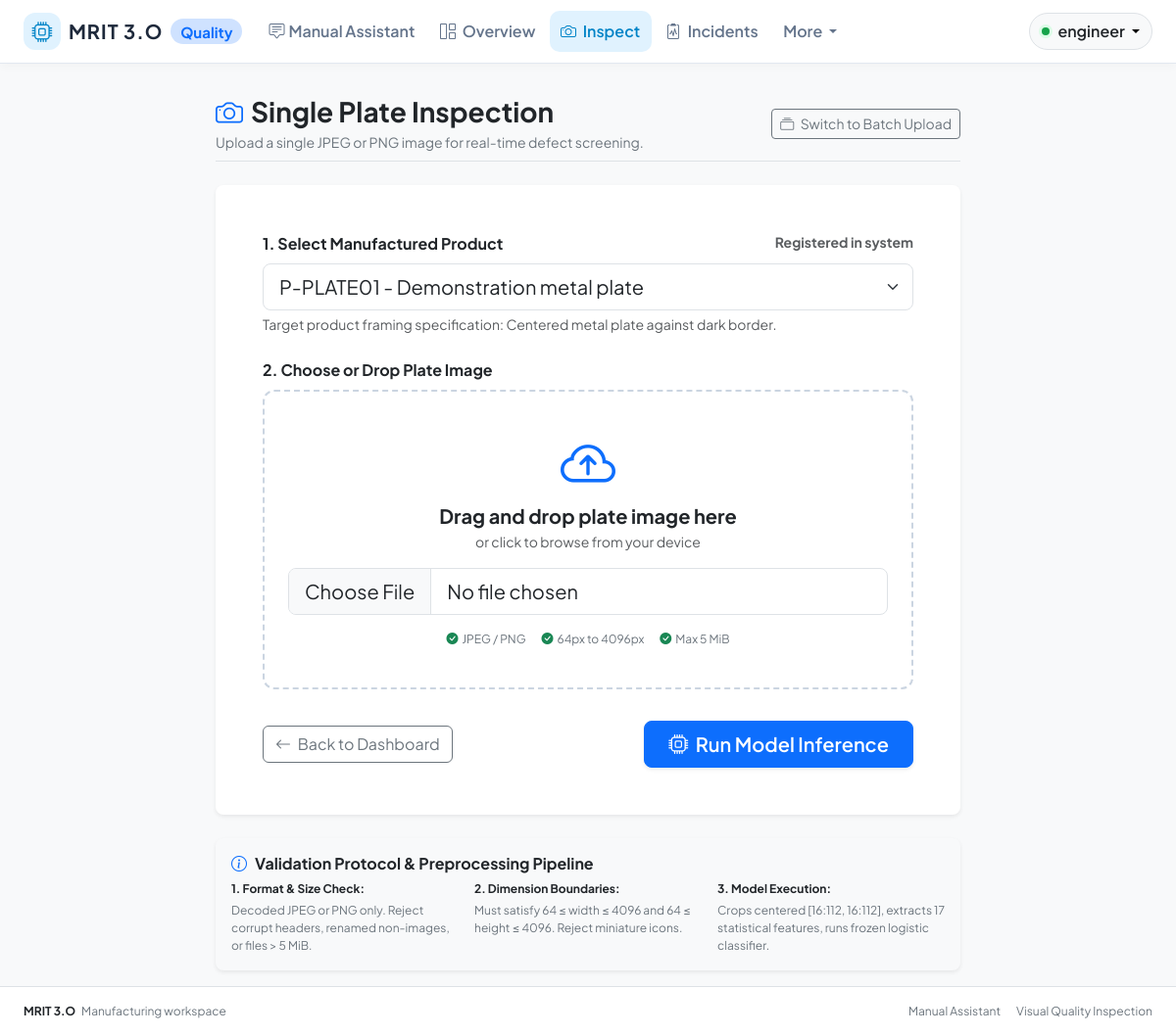
The page /quality/inspect/single/ (signed in) on the database its author committed.
### core/models.py (models this page shows, shortened)
class User(AbstractUser):
    ROLE_ADMIN = 'admin'
    ROLE_ENGINEER = 'engineer'
    ROLE_SUPERVISOR = 'supervisor'
    ROLE_CHOICES = (
        ('admin', 'Administrator'),
        ('engineer', 'Engineer'),
        ('supervisor', 'Supervisor'),
    )
    role = models.CharField(max_length=20, choices=ROLE_CHOICES, default='engineer')
    has_ai_access = models.BooleanField(default=True)
    department = models.CharField(max_length=100, blank=True, default='Manufacturing')
    @property
    def is_admin_role(self):
        return self.role == 'admin' or self.is_superuser
    def get_role_display(self):
        return {'admin': 'Administrator', 'engineer': 'Engineer', 'supervisor': 'Supervisor'}.get(self.role, self.role.title())

### apps/products/models.py (models this page shows)
class Product(models.Model):
    product_id = models.CharField(max_length=64, primary_key=True, help_text='Unique Product Code, e.g., P-PLATE01')
    product_name = models.CharField(max_length=255, help_text='Descriptive product title')
    description = models.TextField(blank=True, help_text='Product specification or inspection guide')
    is_active = models.BooleanField(default=True)
    created_at = models.DateTimeField(auto_now_add=True)
    updated_at = models.DateTimeField(auto_now=True)
    class Meta:
        ordering = ['product_id']
        verbose_name = 'Manufactured Product'
        verbose_name_plural = 'Manufactured Products'
    def __str__(self):
        return f"{self.product_id} - {self.product_name}"

### apps/inspections/views.py (the view)
# urls.py: path('inspect/single/', views.single_inspect_view, name='single_inspect'),
@login_required
def single_inspect_view(request):
    if request.method == 'POST':
        form = SingleInspectionUploadForm(request.POST, request.FILES)
        if form.is_valid():
            product = form.cleaned_data['product']
            image_file = form.cleaned_data['image']
            inspection = Inspection.objects.create(
                product=product,
                submitter=request.user,
                original_filename=image_file.name,
                image=image_file,
                file_size=image_file.size,
                status=Inspection.STATUS_QUEUED
            )
            execute_inspection_logic(inspection.id)
            inspection.refresh_from_db()
            if inspection.status == Inspection.STATUS_COMPLETED:
                messages.success(request, f"Inspection completed! Classification: {inspection.original_predicted_class} (Confidence: {int(inspection.confidence * 100)}%)")
            else:
                messages.warning(request, f"Inspection rejected: {inspection.failure_reason}")
            return redirect('inspections:detail', pk=inspection.id)
        else:
            messages.error(request, "Please review the upload form errors.")
    else:
        form = SingleInspectionUploadForm()
    return render(request, 'inspections/single_upload.html', {'form': form})

### apps/inspections/forms.py
class SingleInspectionUploadForm(forms.Form):
    product = forms.ModelChoiceField(
        queryset=Product.objects.filter(is_active=True),
        empty_label=None,
        widget=forms.Select(attrs={'class': 'form-select form-select-lg'})
    )
    image = forms.FileField(
        widget=forms.FileInput(attrs={
            'class': 'form-control form-control-lg',
            'accept': 'image/png, image/jpeg',
            'id': 'imageFileInput'
        }),
        help_text='Accepts JPEG or PNG only. Maximum 5 MiB. Minimum dimension 64x64.'
    )

### templates/inspections/single_upload.html (shortened to what this page needs)
{% extends "base.html" %}
{% block content %}
<div class="row justify-content-center">
    <div class="col-12 col-lg-9 col-xl-8">
        <div class="d-flex align-items-center justify-content-between mb-4 pb-2 border-bottom">
            <div>
                <h3 class="fw-bold text-dark mb-1">
                    <i class="bi bi-camera text-primary me-2"></i>Single Plate Inspection
                </h3>
                <p class="text-secondary small mb-0">Upload a single JPEG or PNG image for real-time defect screening.</p>
            </div>
            <a href="{% url 'inspections:batch_inspect' %}" class="btn btn-outline-secondary btn-sm">
                <i class="bi bi-collection me-1"></i> Switch to Batch Upload
            </a>
        </div>
        <div class="card shadow-sm border-0 mb-4">
            <div class="card-body p-4 p-md-5">
                <form method="post" enctype="multipart/form-data" id="singleUploadForm">
                    <div class="mb-4">
                        <label class="form-label fw-bold text-dark d-flex justify-content-between">
                            <span>1. Select Manufactured Product</span>
                            <span class="text-muted small">Registered in system</span>
                        </label>
                        {{ form.product }}
                        <div class="form-text text-muted small">
                            Target product framing specification: Centered metal plate against dark border.
                        </div>
                    </div>
                    <div class="mb-4">
                        <label class="form-label fw-bold text-dark">2. Choose or Drop Plate Image</label>
                        <div class="dropzone-box" id="dropZone">
                            <i class="bi bi-cloud-arrow-up display-4 text-primary mb-2 d-block"></i>
                            <h5 class="fw-bold mb-1">Drag and drop plate image here</h5>
                            <p class="text-muted small mb-3">or click to browse from your device</p>
                            {{ form.image }}
                            <div class="d-flex justify-content-center gap-3 text-secondary fs-xs mt-3">
                                <span><i class="bi bi-check-circle-fill text-success me-1"></i>JPEG / PNG</span>
                                <span><i class="bi bi-check-circle-fill text-success me-1"></i>64px to 4096px</span>
                                <span><i class="bi bi-check-circle-fill text-success me-1"></i>Max 5 MiB</span>
                            </div>
                        </div>
                    </div>
                    <div class="d-flex justify-content-between align-items-center pt-2">
                        <a href="{% url 'inspections:dashboard' %}" class="btn btn-outline-secondary">
                            <i class="bi bi-arrow-left me-1"></i> Back to Dashboard
                        </a>
                        <button type="submit" class="btn btn-primary btn-lg px-4 fw-semibold shadow-sm" id="submitBtn">
                            <i class="bi bi-cpu me-1"></i> Run Model Inference
                        </button>
                    </div>
                </form>
            </div>
        </div>
        <div class="card border-0 bg-light">
            <div class="card-body">
                <h6 class="fw-bold text-dark mb-2"><i class="bi bi-info-circle text-primary me-2"></i>Validation Protocol &amp; Preprocessing Pipeline</h6>
                <div class="row g-3 fs-xs text-secondary">
                    <div class="col-md-4">
                        <strong class="text-dark d-block mb-1">1. Format &amp; Size Check:</strong>
                        Decoded JPEG or PNG only. Reject corrupt headers, renamed non-images, or files &gt; 5 MiB.
                    </div>
                    <div class="col-md-4">
                        <strong class="text-dark d-block mb-1">2. Dimension Boundaries:</strong>
                        Must satisfy 64 &le; width &le; 4096 and 64 &le; height &le; 4096. Reject miniature icons.
                    </div>
                    <div class="col-md-4">
                        <strong class="text-dark d-block mb-1">3. Model Execution:</strong>
                        Crops centered [16:112, 16:112], extracts 17 statistical features, runs frozen logistic classifier.
                    </div>
                </div>
            </div>
        </div>
    </div>
</div>
{% endblock %}

### templates/base.html (shortened to what this page needs)
<!DOCTYPE html>
<html lang="en">
<head>
    <link href="https://cdn.jsdelivr.net/npm/bootstrap@5.3.3/dist/css/bootstrap.min.css" rel="stylesheet">
    <link rel="stylesheet" href="https://cdn.jsdelivr.net/npm/bootstrap-icons@1.11.3/font/bootstrap-icons.min.css">
    <link rel="stylesheet" href="/static/css/custom.css">
</head>
<body class="bg-light d-flex flex-column min-vh-100">
    <nav class="navbar navbar-expand-lg navbar-light bg-white sticky-top py-2 quality-navbar">
        <div class="container-fluid px-4">
            <a class="navbar-brand d-flex align-items-center fw-bold" href="/">
                <span class="brand-mark me-2"><i class="bi bi-cpu"></i></span>
                <span class="fs-5 tracking-wide brand-name">MRIT 3.O</span>
                <span class="badge rounded-pill bg-primary-subtle text-primary ms-2">Quality</span>
            </a>
            <div class="collapse navbar-collapse" id="mainNav">
                {% if user.is_authenticated %}
                <ul class="navbar-nav me-auto mb-2 mb-lg-0 quality-nav-links">
                    <li class="nav-item">
                        <a class="nav-link" href="/"><i class="bi bi-chat-square-text me-1"></i>Manual Assistant</a>
                    </li>
                    <li class="nav-item">
                        <a class="nav-link {% if request.resolver_match.url_name == 'dashboard' %}active{% endif %}" href="{% url 'inspections:dashboard' %}">
                            <i class="bi bi-grid-1x2 me-1"></i> Overview
                        </a>
                    </li>
                    <li class="nav-item">
                        <a class="nav-link {% if request.resolver_match.url_name == 'single_inspect' %}active{% endif %}" href="{% url 'inspections:single_inspect' %}">
                            <i class="bi bi-camera me-1"></i> Inspect
                        </a>
                    </li>
                    {% if user.role == 'engineer' or user.role == 'supervisor' %}
                    <li class="nav-item">
                        <a class="nav-link {% if '/incidents/' in request.path %}active{% endif %}" href="{% url 'incidents:list' %}">
                            <i class="bi bi-clipboard2-pulse me-1"></i> Incidents
                        </a>
                    </li>
                    {% endif %}
                    <li class="nav-item dropdown">
                        <a class="nav-link dropdown-toggle " href="#" role="button" data-bs-toggle="dropdown" aria-expanded="false">More</a>
                    </li>
                </ul>
                <div class="d-flex align-items-center">
                    <div class="dropdown">
                        <button class="btn btn-light border rounded-pill dropdown-toggle d-flex align-items-center" type="button" data-bs-toggle="dropdown" aria-expanded="false">
                            <span class="user-status-dot me-2"></span>
                            <span class="fw-semibold text-dark">{{ user.username }}</span>
                        </button>
                    </div>
                </div>
                {% else %}
                <div class="d-flex ms-auto gap-2">
                    <a href="{% url 'accounts:login' %}" class="btn btn-outline-primary btn-sm">Sign In</a>
                    <a href="{% url 'accounts:register' %}" class="btn btn-primary btn-sm">Register</a>
                </div>
                {% endif %}
            </div>
        </div>
    </nav>
    <main class="flex-grow-1 py-3">
        <div class="container-fluid px-4">
            {% block content %}{% endblock %}
        </div>
    </main>
    <footer class="bg-white text-secondary py-3 mt-auto border-top">
        <div class="container-fluid px-4 d-flex flex-wrap justify-content-between align-items-center fs-xs">
            <div>
                <span class="text-dark fw-bold">MRIT 3.O</span> <span class="ms-1">Manufacturing workspace</span>
            </div>
            <div class="d-flex gap-3"><span>Manual Assistant</span><span>Visual Quality Inspection</span></div>
        </div>
    </footer>
</body>
</html>

### static/css/custom.css (style rules this page uses)
:root { --bs-font-sans-serif: 'Plus Jakarta Sans', -apple-system, BlinkMacSystemFont, "Segoe UI", Roboto, sans-serif; --bs-font-monospace: 'JetBrains Mono', SFMono-Regular, Menlo, Monaco, Consolas, monospace; --brand-primary: #0284c7; --brand-success: #198754; --brand-danger: #dc3545; --brand-warning: #ffc107; --card-shadow: 0 0.125rem 0.25rem rgba(0, 0, 0, 0.075); --card-shadow-hover: 0 0.5rem 1rem rgba(0, 0, 0, 0.12); }
body { font-family: var(--bs-font-sans-serif); color: #212529; background-color: #f8fafc; }
.quality-navbar { border-bottom: 1px solid #e2e8f0; box-shadow: 0 2px 10px rgba(15, 23, 42, 0.035); }
.brand-mark { display: inline-flex; align-items: center; justify-content: center; width: 38px; height: 38px; color: #0284c7; background: #e0f2fe; border-radius: 12px; font-size: 1.3rem; }
.brand-name { color: #1e293b; }
.quality-nav-links { gap: 0.2rem; }
.navbar .nav-link { color: #64748b; font-weight: 600; padding: 0.55rem 0.7rem !important; border-radius: 10px; white-space: nowrap; }
.navbar .nav-link:hover, .navbar .nav-link.active { color: #0284c7; background: #e0f2fe; }
.navbar .dropdown-toggle::after { margin-left: 0.45rem; }
.user-status-dot { width: 8px; height: 8px; border-radius: 50%; background: #16a34a; box-shadow: 0 0 0 3px #dcfce7; }
.fs-xs { font-size: 0.75rem; }
.tracking-wide { letter-spacing: 0.05em; }
.card { border-radius: 0.5rem; border: 1px solid rgba(0,0,0,0.08); box-shadow: var(--card-shadow); transition: box-shadow 0.2s ease, transform 0.2s ease; }
.dropzone-box { border: 2px dashed #cbd5e1; border-radius: 0.75rem; background-color: #ffffff; padding: 2.5rem 1.5rem; text-align: center; cursor: pointer; transition: border-color 0.2s, background-color 0.2s; }

### rows shown on the page
User: username "engineer"
Product: product "P-PLATE01 - Demonstration metal plate"
